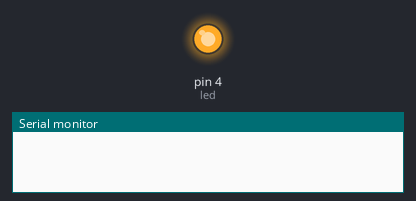
A sketch run on a simulated Arduino Uno, built with avr-gcc and run on an emulated ATmega328P. On the bench: output pins drawn as LEDs (lit = HIGH), the last lines printed to the serial monitor.

Above: at 2.5 s.
At 10.0 s:
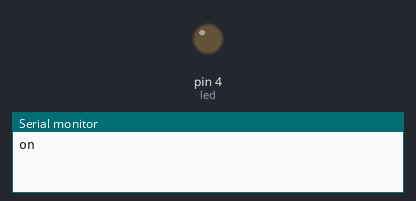
Timing chart, 0 to 19.5 s (numbered marks = the images above):
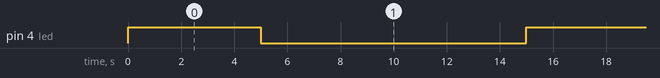

The sketch:

led_12v_pfe.ino
```cpp
int led =  4;
void setup() {
  Serial.begin(115200);
  // put your setup code here, to run once:
  pinMode (led , OUTPUT);
}

void loop() {
  // put your main code here, to run repeatedly:
digitalWrite( led , HIGH);
delay (5000);
Serial.println("on");
digitalWrite( led , LOW);
delay (10000 );
Serial.println("off");
}
```

Measured:
- by itself, pin 4 (led): alternates HIGH for 5.0 s and LOW for 10.0 s
